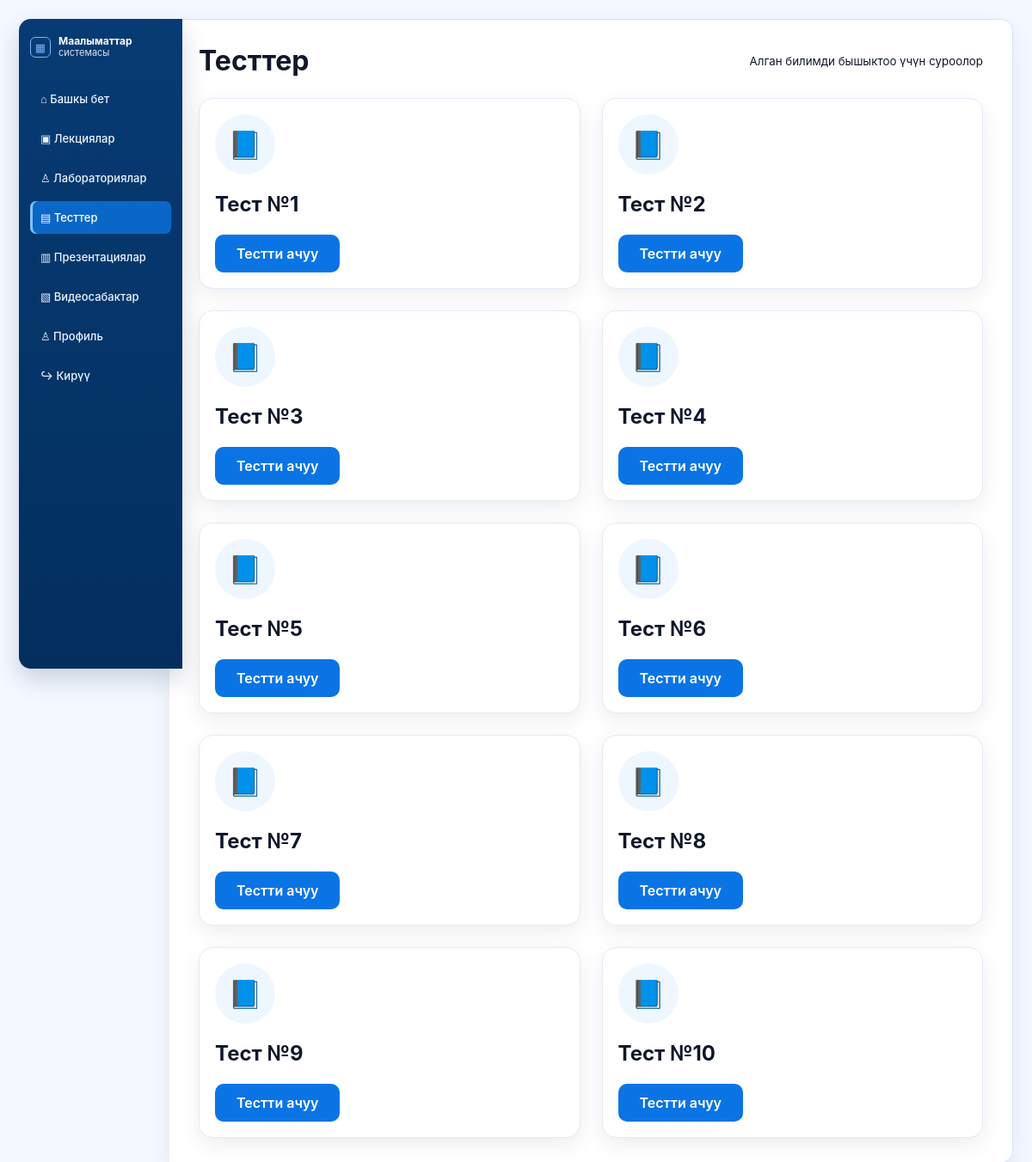
The page /tests/ on the database its author committed.
### main/models.py (models this page shows, shortened)
class Test(models.Model):
    title = models.CharField(max_length=255)

### main/views.py (the view)
def tests(request):
    tests = Test.objects.all()
    return render(
        request,
        'main/tests.html',
        {
            'tests': tests
        }
    )

### main/templates/main/tests.html
{% extends 'main/base.html' %}
{% block content %}
<div class="test-top">
    <h1>Тесттер</h1>
    <small>
        Алган билимди бышыктоо үчүн суроолор
    </small>
</div>
<div class="tests-grid">
{% for test in tests %}
    <div class="test-card">
        <div class="test-icon">
            📘
        </div>
        <h2>
            {{ test.title }}
        </h2>
       <a href="{% url 'test_detail' test.id %}" class="btn-test">
    Тестти ачуу
</a>
    </div>
{% endfor %}
</div>
{% endblock %}

### main/static/css/style.css (style rules this page uses)
* { margin: 0; padding: 0; box-sizing: border-box; }
body { font-family: "Inter", "Segoe UI", Arial, sans-serif; background: #f4f8ff; color: #0f172a; }
.test-top { display: flex; align-items: center; justify-content: space-between; margin-bottom: 24px; }
.tests-grid { display: grid !important; grid-template-columns: repeat(2, minmax(0, 1fr)) !important; gap: 25px !important; width: 100% !important; align-items: start !important; }
.test-card { width: 100% !important; min-width: 0 !important; background: #ffffff !important; border: 1px solid #e1ebf7 !important; border-radius: 16px !important; padding: 18px !important; box-shadow: 0 8px 25px rgba(0, 0, 0, 0.07) !important; }
.test-card h2 { margin-bottom: 6px !important; }
.tests-grid { display: grid; grid-template-columns: repeat(auto-fill, minmax(280px, 1fr)); gap: 25px; }
.test-card { background: #ffffff; border: 1px solid #e1ebf7; border-radius: 16px; padding: 25px; box-shadow: 0 8px 25px rgba(0,0,0,0.08); transition: 0.3s; }
.test-icon { width: 70px; height: 70px; background: #eef6ff; border-radius: 50%; font-size: 32px; display: flex; align-items: center; justify-content: center; margin-bottom: 20px; }
.test-card h2 { font-size: 24px; color: #0f172a; margin-bottom: 12px; }
.btn-test { display: inline-block; margin-top: 15px; padding: 12px 25px; background: #0b74e5; color: white; text-decoration: none; border-radius: 10px; font-weight: 600; }

### rows shown on the page
Test: title "Тест №1"
Test: title "Тест №2"
Test: title "Тест №3"
Test: title "Тест №4"
Test: title "Тест №5"
Test: title "Тест №6"
Test: title "Тест №7"
Test: title "Тест №8"
Test: title "Тест №9"
Test: title "Тест №10"
